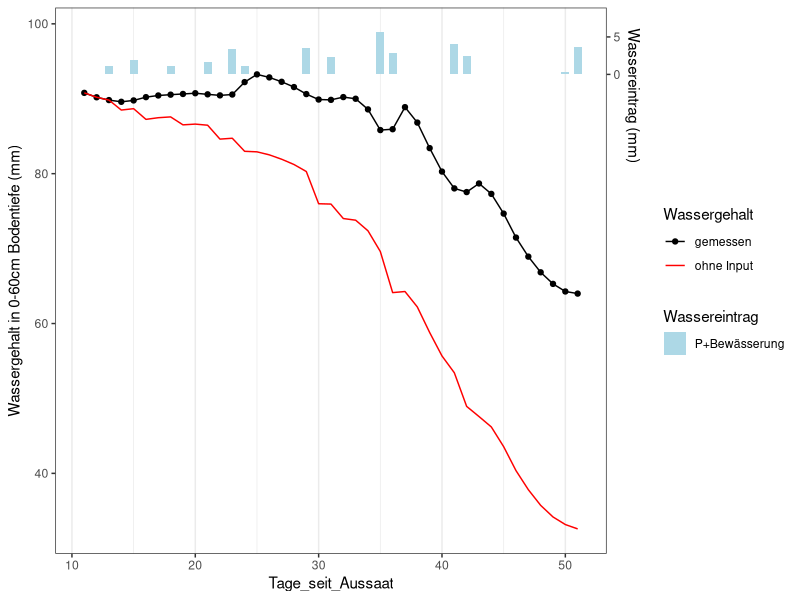
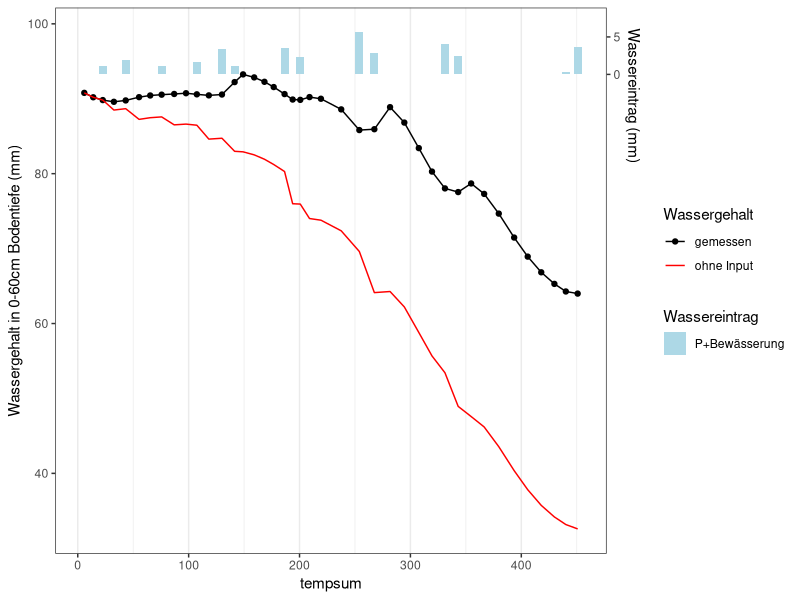
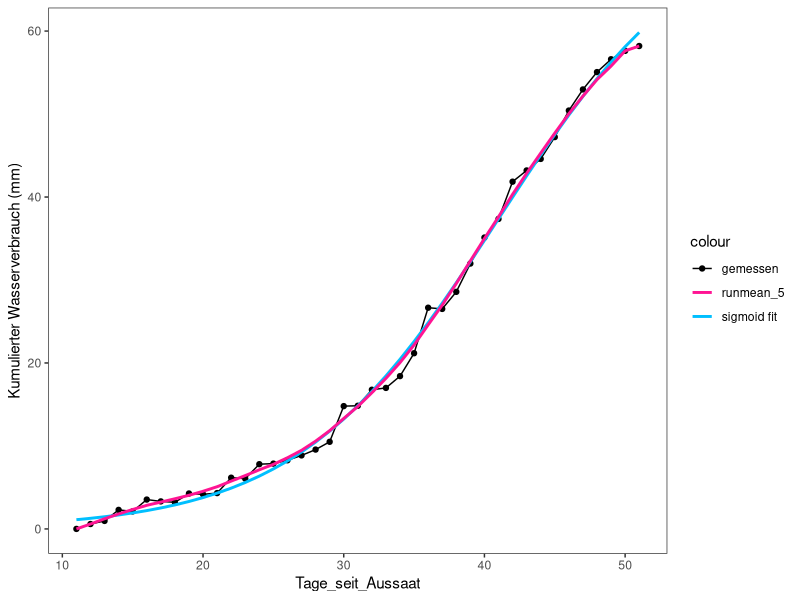
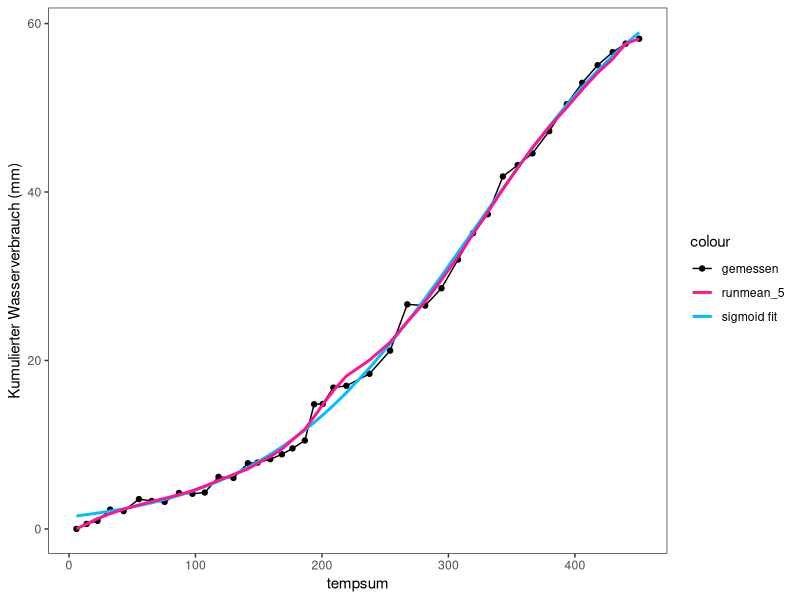
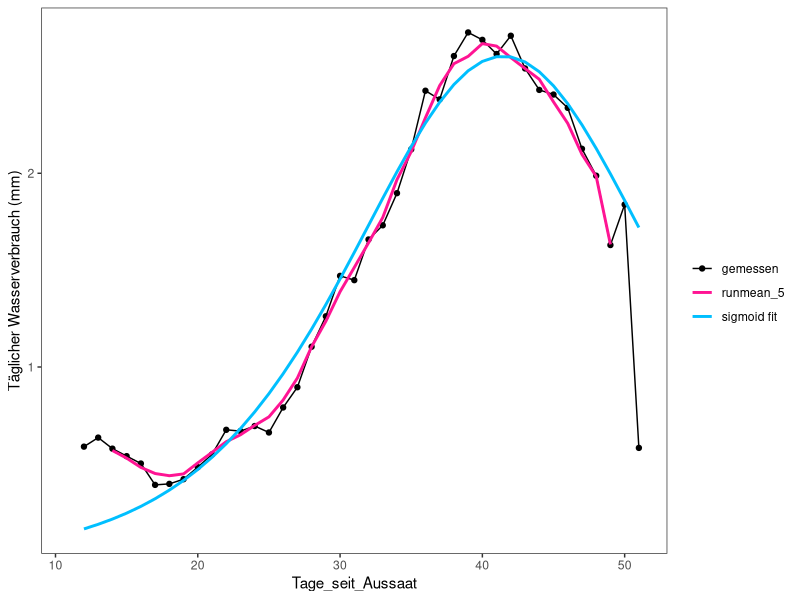

Source code (R) for these figures, in order:
## ---- chunk 1
#library(data.table)
library(dplyr)
library(ggplot2)
library(lubridate)
#library(ggnewscale)
#library(tidyr)
## ---- chunk 2
input_tabelle <- read.csv("../data/derived_data/input_tabelle_2021_Satz1_b.csv", 
                          sep = ";", dec = ".") %>%
    mutate_at("Datum", ~as_date(.))
## ---- chunk 3
 wasserverbrauch <- input_tabelle %>%         
     rowwise() %>%
    mutate(wasserinput_mm = sum(P, bewaesserung_mm, na.rm = TRUE) - FAO56, 
           #FAO56 ändern: genauer wäre Evapotranspiration bei unbewachsenem Boden
           freier_Speicher_T0060_mm = sum(freier_Speicher_T0020_mm,
                                          freier_Speicher_T2040_mm,
                                          freier_Speicher_T4060_mm, na.rm = TRUE)) %>% 
    ungroup() %>%
    mutate_at("wasserinput_mm", ~ifelse(.<0,0,.)) %>%
    mutate(wasserinput_vortag = c(0, wasserinput_mm[1:(n()-1)])) %>%
    mutate(wasserinput_vortag_cumsum = cumsum(wasserinput_vortag)) %>% ##cumsum
    mutate(T0060_mm_ohne_input = T0060_mm - wasserinput_vortag_cumsum,
           freier_Speicher_T0060_mm_ohne_input = freier_Speicher_T0060_mm + wasserinput_vortag_cumsum) %>%
    
    mutate(wasser_diff = c(0,diff(T0060_mm_ohne_input)),
           T0060_mm_ohne_input_smooth = zoo::rollmean(T0060_mm_ohne_input, 
                                                      k = 5, align = "center", na.pad = TRUE),
           kumulierter_Wasserverbrauch = freier_Speicher_T0060_mm_ohne_input - min(freier_Speicher_T0060_mm_ohne_input, na.rm = TRUE)) %>%
    mutate(tempsum = cumsum(Tmean))%>% 
    mutate(kumulierter_Wasserverbrauch_smooth = 
               zoo::rollmean(kumulierter_Wasserverbrauch, 
                             k = 5, align = "center", na.pad = TRUE)) %>%
    mutate_at("kumulierter_Wasserverbrauch_smooth", ~ifelse(is.na(.), kumulierter_Wasserverbrauch,.)) %>%
    mutate_at("kumulierter_Wasserverbrauch_smooth", 
              ~zoo::rollmean(., k = 5, align = "center", na.pad = TRUE)) %>%
    mutate_at("kumulierter_Wasserverbrauch_smooth", ~ifelse(is.na(.), kumulierter_Wasserverbrauch,.)) %>%
    mutate(taeglicher_wasserverbrauch = c(NA, diff(kumulierter_Wasserverbrauch_smooth)))
## ---- chunk 4
paste("Der gesamte Wassereintrag (Niederschlag  + Bewässerung - Verdunstung) beträgt:",sum(wasserverbrauch$wasserinput_mm, na.rm = TRUE) %>% round(., 2), "mm")
## ---- chunk 5
plot_wassergehalt <- function(x){
    mm_max <- max(wasserverbrauch$T0060_mm, na.rm = TRUE)
    breite <- (range(pull(wasserverbrauch,x), na.rm = TRUE) %>% diff)*0.008
    
    p <- ggplot(wasserverbrauch, aes(!!sym(x),T0060_mm)) +
        #Wasser-Input:
        geom_rect(aes(xmin = !!sym(x)  - breite, #Tage_seit_Aussaat oder tempsum
                      xmax = !!sym(x) + breite, #Tage_seit_Aussaat oder tempsum
                      ymin = mm_max, ymax = wasserinput_mm + mm_max,
                      fill = "P+Bewässerung")) +
        geom_point(aes(color="gemessen")) + 
        geom_line(aes(color="gemessen")) + 
        #Wassergehalt abzüglich des Eintrags durch P + Bewässerung
        geom_line(aes(y=T0060_mm_ohne_input, color = "ohne Input")) +
        ylab("Wassergehalt in 0-60cm Bodentiefe (mm)") + #xlab(x) +
        theme_bw() + 
        scale_fill_manual("Wassereintrag", values = c("P+Bewässerung" = "lightblue")) + 
        scale_color_manual("Wassergehalt", 
                           values = c("gemessen" = "black",
                                      "ohne Input"="red" )) + 
        scale_y_continuous(sec.axis = sec_axis(~.-mm_max, breaks = c(0,5,10,15), 
                                               name = "Wassereintrag (mm)"))+
        theme(panel.grid.major.y  = element_blank(), 
              panel.grid.minor.y = element_blank(), 
              axis.title.y.right = element_text(hjust = 0.05, vjust = 1)) 
    p}
plot_wassergehalt(x = "Tage_seit_Aussaat")
plot_wassergehalt(x = "tempsum")

## ---- chunk 6
#Modell erstellen
fit_tempsum <- nls(kumulierter_Wasserverbrauch ~a/(1 + exp(-b * (tempsum-c))), 
                   start=list(a=50,b=0.01,c=350), data = wasserverbrauch)
fit_tage <- nls(kumulierter_Wasserverbrauch ~a/(1 + exp(-b * (Tage_seit_Aussaat-c))),
                start=list(a=50,b=1,c=35), data = wasserverbrauch)

#Parameter und Güte anzeigen
summary(fit_tempsum)
summary(fit_tage)

#gefittete Werte 
sigmoid_fit_tempsum <- fitted(fit_tempsum) 
#predict(fit_tempsum, newdata = data.frame(tempsum = wasserverbrauch$tempsum))

sigmoid_fit_tage <- fitted(fit_tage) 
#predict(fit_tage, newdata = data.frame(tempsum = wasserverbrauch$Tage_seit_Aussaat))
# 
# sigmoid_fit_tempsum_df <- data.frame(tempsum =  wasserverbrauch$tempsum,
#                              kumulierter_Wasserverbrauch = sigmoid_fit)


#zu Tabelle hinzufügen
wasserverbrauch$kumulierter_Wasserverbrauch_sigmoid_tempsum <- sigmoid_fit_tempsum
wasserverbrauch$kumulierter_Wasserverbrauch_sigmoid_tage <- sigmoid_fit_tage
## ---- chunk 7
wasserverbrauch <- 
    wasserverbrauch %>% 
    # left_join(sigmoid_fit_df %>% 
    #               rename(kumulierter_Wasserverbrauch_sigmoid = kumulierter_Wasserverbrauch), 
    #           by = "tempsum") %>%
    mutate(tempsum_diff = c(0, diff(tempsum))) %>%
    mutate(taeglicher_wasserverbrauch_sigmoid_tempsum = c(0, diff(kumulierter_Wasserverbrauch_sigmoid_tempsum)) / tempsum_diff) %>%
    
    mutate(taeglicher_wasserverbrauch_sigmoid = c(NA, diff(kumulierter_Wasserverbrauch_sigmoid_tage))) %>%
    mutate(taeglicher_wasserverbrauch_smooth = 
               zoo::rollmean(taeglicher_wasserverbrauch, k = 5, align = "center", na.pad = TRUE)) #%>%
#mutate_at("taeglicher_wasserverbrauch_smooth", ~ifelse(is.na(.), taeglicher_wasserverbrauch,.))

## ---- chunk 8
#a <- wasserverbrauch %>%
#     select(tempsum, kumulierter_Wasserverbrauch_sigmoid)
# b <- approx(x = a$tempsum, y = a$kumulierter_Wasserverbrauch_sigmoid, method = "constant", rule = 1,n = nrow(wasserverbrauch))
# b
# plot(b$y)
# mutate(tempsum_diff = c(0, diff(tempsum))) %>%
#     mutate(taeglicher_wasserverbrauch_sigmoid = c(0, diff(kumulierter_Wasserverbrauch_sigmoid)) - tempsum_diff)


## ---- chunk 9
plot_wasser_cumsum <- function(x, fit){
    ggplot(data = wasserverbrauch, aes(!!sym(x),
                                       kumulierter_Wasserverbrauch)) + 
        geom_point(aes(color = "gemessen")) + geom_line(aes(color = "gemessen")) + 
        geom_line(data = wasserverbrauch,
                  aes(!!sym(x),!!sym(fit),
                      color = "sigmoid fit"),size=1) +
        geom_line(aes(y=kumulierter_Wasserverbrauch_smooth, color = "runmean_5"),size=1) +
        ylab("Kumulierter Wasserverbrauch (mm)") +
        theme_bw() + 
        theme(panel.grid = element_blank()) + 
        scale_color_manual(values = c("gemessen"="black", 
                                      "runmean_5"="deeppink", "sigmoid fit" = "deepskyblue"))
}

plot_wasser_cumsum("Tage_seit_Aussaat", fit = "kumulierter_Wasserverbrauch_sigmoid_tage")
plot_wasser_cumsum("tempsum", fit = "kumulierter_Wasserverbrauch_sigmoid_tempsum")

## ---- chunk 10
# wasserverbrauch <- wasserverbrauch %>%
#     mutate_at("taeglicher_wasserverbrauch", ~approx(x = ., rule = 2, n = n())$y) %>%
#     mutate(taeglicher_wasserverbrauch_smooth = 
#                signal::sgolayfilt(taeglicher_wasserverbrauch,p = 3, n = 21))


ggplot(data = wasserverbrauch, aes(Tage_seit_Aussaat, taeglicher_wasserverbrauch,
                                   color="gemessen")) + 
    geom_point() + geom_line() + 
    geom_line(aes(y = taeglicher_wasserverbrauch_smooth, color = "runmean_5"),size=1) + 
    geom_line(aes(y = taeglicher_wasserverbrauch_sigmoid,#*
    # mean(diff(wasserverbrauch$tempsum), na.rm = TRUE), 
    color = "sigmoid fit"),size=1) + 
    scale_color_manual("", values = c("gemessen"="black", 
                                      "runmean_5"="deeppink", 
                                      "sigmoid fit" = "deepskyblue")) +
    ylab("Täglicher Wasserverbrauch (mm)") + 
    theme_bw() + 
    theme(panel.grid = element_blank())

## ---- chunk 11
#write.table(wasserverbrauch, "../data/derived_data/wasserverbrauch_2021_Satz1.csv", 
#            sep = ";", row.names = FALSE, dec = ".")
